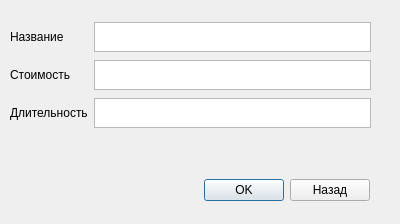
<?xml version="1.0" encoding="UTF-8"?>
<ui version="4.0">
 <class>inputDialogBook1</class>
 <widget class="QDialog" name="inputDialogBook1">
  <property name="geometry">
   <rect>
    <x>0</x>
    <y>0</y>
    <width>400</width>
    <height>224</height>
   </rect>
  </property>
  <property name="windowTitle">
   <string>Dialog</string>
  </property>
  <widget class="QWidget" name="gridLayoutWidget">
   <property name="geometry">
    <rect>
     <x>10</x>
     <y>20</y>
     <width>361</width>
     <height>111</height>
    </rect>
   </property>
   <layout class="QGridLayout" name="gridLayout">
    <item row="1" column="0">
     <widget class="QLabel" name="label_2">
      <property name="text">
       <string>Стоимость</string>
      </property>
     </widget>
    </item>
    <item row="2" column="0">
     <widget class="QLabel" name="label_3">
      <property name="text">
       <string>Длительность</string>
      </property>
     </widget>
    </item>
    <item row="0" column="0">
     <widget class="QLabel" name="label">
      <property name="text">
       <string>Название</string>
      </property>
     </widget>
    </item>
    <item row="0" column="1">
     <widget class="QPlainTextEdit" name="serviceNameInput">
      <property name="maximumSize">
       <size>
        <width>16777215</width>
        <height>30</height>
       </size>
      </property>
     </widget>
    </item>
    <item row="1" column="1">
     <widget class="QPlainTextEdit" name="priceInput">
      <property name="maximumSize">
       <size>
        <width>16777215</width>
        <height>30</height>
       </size>
      </property>
     </widget>
    </item>
    <item row="2" column="1">
     <widget class="QPlainTextEdit" name="durationInput">
      <property name="maximumSize">
       <size>
        <width>16777215</width>
        <height>30</height>
       </size>
      </property>
     </widget>
    </item>
   </layout>
  </widget>
  <widget class="QWidget" name="horizontalLayoutWidget">
   <property name="geometry">
    <rect>
     <x>9</x>
     <y>170</y>
     <width>361</width>
     <height>41</height>
    </rect>
   </property>
   <layout class="QHBoxLayout" name="horizontalLayout">
    <item>
     <spacer name="horizontalSpacer">
      <property name="orientation">
       <enum>Qt::Horizontal</enum>
      </property>
      <property name="sizeHint" stdset="0">
       <size>
        <width>40</width>
        <height>20</height>
       </size>
      </property>
     </spacer>
    </item>
    <item>
     <widget class="QPushButton" name="OKButton">
      <property name="text">
       <string>OK</string>
      </property>
     </widget>
    </item>
    <item>
     <widget class="QPushButton" name="BackButton">
      <property name="text">
       <string>Назад</string>
      </property>
     </widget>
    </item>
   </layout>
  </widget>
 </widget>
 <resources/>
 <connections/>
</ui>
